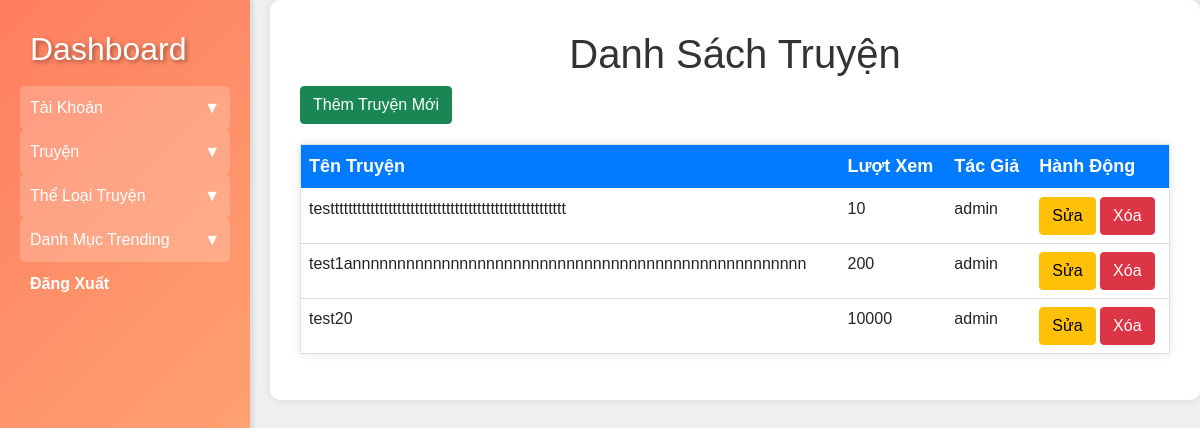
The page /admin/manga/index.php on the database as committed earlier.
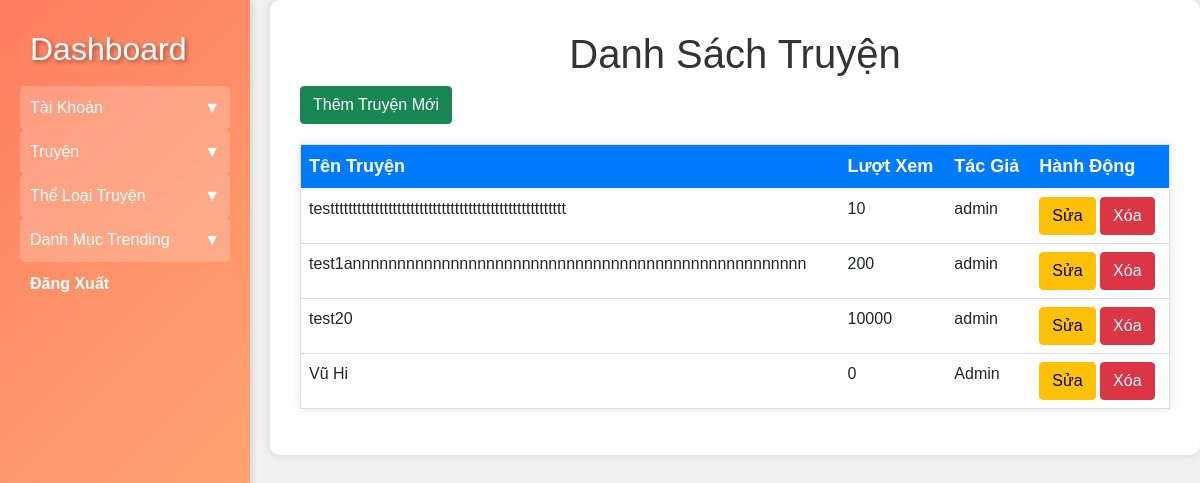
The same page on the database as committed later.
### tables this page shows
CREATE TABLE `manga` (
  `manga_id` int(11) NOT NULL,
  `manga_name` varchar(200) NOT NULL,
  `view_number` int(11) NOT NULL DEFAULT 0,
  `description` text NOT NULL,
  `manga_content` text NOT NULL,
  `type_id` int(11) NOT NULL,
  `marked` tinyint(1) NOT NULL DEFAULT 0,
  `update_at` datetime NOT NULL DEFAULT current_timestamp(),
  `imgurl` varchar(100) NOT NULL,
  `author` varchar(100) NOT NULL DEFAULT 'admin',
  `nomination_number` int(11) NOT NULL DEFAULT 0,
  `trending_id` int(11) UNSIGNED DEFAULT NULL
);

### admin/manga/index.php (the view, shortened to what this page needs)
<?php
include '../config/db_connection.php';
$query = "SELECT * FROM manga";
$result = $conn->query($query);
?>
<!DOCTYPE html>
<html lang="en">
<head>
    <link rel="stylesheet" href="../../assets/css/styles.css">
    <link href="https://cdn.jsdelivr.net/npm/bootstrap@5.0.2/dist/css/bootstrap.min.css" rel="stylesheet">
</head>
<body>
    <div class="sidebar">
        <a href="../index.php"><h2>Dashboard</h2></a>
        <div class="toggle-btn" onclick="toggleMenu('accounts-menu')">
            <span>Tài Khoản</span>
            <span>&#9660;</span>
        </div>
        <div class="toggle-btn" onclick="toggleMenu('manga-menu')">
            <span>Truyện</span>
            <span>&#9660;</span>
        </div>
        <div class="toggle-btn" onclick="toggleMenu('manga-type-menu')">
            <span>Thể Loại Truyện</span>
            <span>&#9660;</span>
        </div>
        <div class="toggle-btn" onclick="toggleMenu('trending-menu')">
            <span>Danh Mục Trending</span>
            <span>&#9660;</span>
        </div>
        <a href="../logout.php">Đăng Xuất</a>
    </div>
    <div class="content">
        <h1>Danh Sách Truyện</h1>
        <a class="btn btn-success" href="create.php">Thêm Truyện Mới</a>
        <table class="table" border="1">
            <thead>
                <tr>
                    <th>Tên Truyện</th>
                    <th>Lượt Xem</th>
                    <th>Tác Giả</th>
                    <th>Hành Động</th>
                </tr>
            </thead>
            <tbody>
                <?php while ($row = $result->fetch_assoc()): ?>
                    <tr>
                        <td><?= $row['manga_name'] ?></td>
                        <td><?= $row['view_number'] ?></td>
                        <td><?= $row['author'] ?></td>
                        <td>
                            <a href="edit.php?id=<?= $row['manga_id'] ?>" class="btn btn-warning">Sửa</a>
                            <a href="delete.php?id=<?= $row['manga_id'] ?>" onclick="return confirm('Are you sure?')" class="btn btn-danger">Xóa</a>
                        </td>
                    </tr>
                <?php endwhile; ?>
            </tbody>
        </table>
    </div>
</body>
</html>

Rows that differ between the two databases and show on the page:
added manga: manga_name "Vũ Hi", view_number "0", author "Admin"
